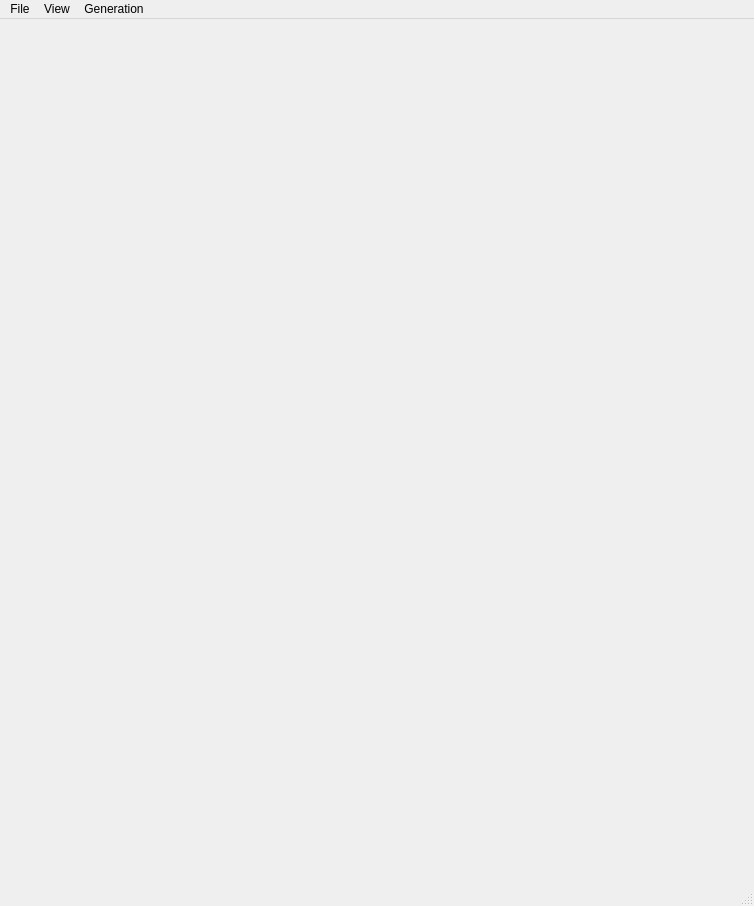
<?xml version="1.0" encoding="UTF-8"?>
<ui version="4.0">
 <class>MainWindow</class>
 <widget class="QMainWindow" name="MainWindow">
  <property name="geometry">
   <rect>
    <x>0</x>
    <y>0</y>
    <width>754</width>
    <height>906</height>
   </rect>
  </property>
  <property name="windowTitle">
   <string>MainWindow</string>
  </property>
  <property name="styleSheet">
   <string notr="true">font: 12pt &quot;MS Shell Dlg 2&quot;;</string>
  </property>
  <widget class="QWidget" name="centralwidget">
   <layout class="QVBoxLayout" name="verticalLayout_10"/>
  </widget>
  <widget class="QMenuBar" name="menubar">
   <property name="geometry">
    <rect>
     <x>0</x>
     <y>0</y>
     <width>754</width>
     <height>25</height>
    </rect>
   </property>
   <widget class="QMenu" name="menuFile">
    <property name="title">
     <string>File</string>
    </property>
    <widget class="QMenu" name="menuRecent_Files">
     <property name="title">
      <string>Recent Files</string>
     </property>
    </widget>
    <addaction name="actionNew"/>
    <addaction name="actionOpen"/>
    <addaction name="actionSave"/>
    <addaction name="separator"/>
    <addaction name="menuRecent_Files"/>
    <addaction name="separator"/>
    <addaction name="actionExport_as_CSV"/>
    <addaction name="actionNew_from_CSV"/>
   </widget>
   <widget class="QMenu" name="menuView">
    <property name="title">
     <string>View</string>
    </property>
    <addaction name="actionArchitecture"/>
    <addaction name="actionPlanning"/>
   </widget>
   <widget class="QMenu" name="menuGeneration">
    <property name="title">
     <string>Generation</string>
    </property>
    <addaction name="actionRequirements_Document"/>
   </widget>
   <addaction name="menuFile"/>
   <addaction name="menuView"/>
   <addaction name="menuGeneration"/>
  </widget>
  <widget class="QStatusBar" name="statusbar"/>
  <action name="actionOpen">
   <property name="text">
    <string>Open</string>
   </property>
  </action>
  <action name="actionSave">
   <property name="text">
    <string>Save As</string>
   </property>
  </action>
  <action name="actionNew">
   <property name="text">
    <string>New</string>
   </property>
  </action>
  <action name="actionTest_db">
   <property name="text">
    <string>test.db</string>
   </property>
  </action>
  <action name="actionArchitecture">
   <property name="text">
    <string>Architecture</string>
   </property>
  </action>
  <action name="actionPlanning">
   <property name="text">
    <string>Planning</string>
   </property>
  </action>
  <action name="actionExport_as_CSV">
   <property name="text">
    <string>Export as CSV</string>
   </property>
  </action>
  <action name="actionNew_from_CSV">
   <property name="text">
    <string>New from CSV</string>
   </property>
  </action>
  <action name="actionRequirements_Document">
   <property name="text">
    <string>Requirements Document</string>
   </property>
  </action>
 </widget>
 <resources/>
 <connections/>
</ui>
